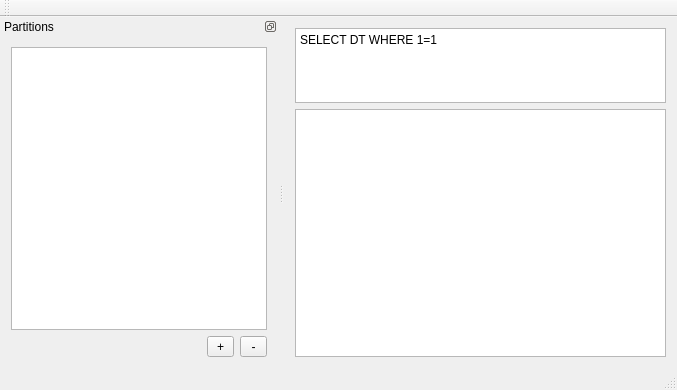
<?xml version="1.0" encoding="UTF-8"?>
<ui version="4.0">
 <class>MainWindow</class>
 <widget class="QMainWindow" name="MainWindow">
  <property name="geometry">
   <rect>
    <x>0</x>
    <y>0</y>
    <width>677</width>
    <height>390</height>
   </rect>
  </property>
  <property name="windowTitle">
   <string>MainWindow</string>
  </property>
  <widget class="QWidget" name="centralWidget">
   <layout class="QVBoxLayout" name="verticalLayout_2">
    <item>
     <widget class="QTextEdit" name="sqlEdit">
      <property name="sizePolicy">
       <sizepolicy hsizetype="Expanding" vsizetype="Expanding">
        <horstretch>0</horstretch>
        <verstretch>1</verstretch>
       </sizepolicy>
      </property>
      <property name="minimumSize">
       <size>
        <width>0</width>
        <height>75</height>
       </size>
      </property>
      <property name="html">
       <string>&lt;!DOCTYPE HTML PUBLIC &quot;-//W3C//DTD HTML 4.0//EN&quot; &quot;http://www.w3.org/TR/REC-html40/strict.dtd&quot;&gt;
&lt;html&gt;&lt;head&gt;&lt;meta name=&quot;qrichtext&quot; content=&quot;1&quot; /&gt;&lt;style type=&quot;text/css&quot;&gt;
p, li { white-space: pre-wrap; }
&lt;/style&gt;&lt;/head&gt;&lt;body style=&quot; font-family:'Sans Serif'; font-size:9pt; font-weight:400; font-style:normal;&quot;&gt;
&lt;p style=&quot; margin-top:0px; margin-bottom:0px; margin-left:0px; margin-right:0px; -qt-block-indent:0; text-indent:0px;&quot;&gt;SELECT DT WHERE 1=1&lt;/p&gt;&lt;/body&gt;&lt;/html&gt;</string>
      </property>
     </widget>
    </item>
    <item>
     <widget class="QTableView" name="resultTableView">
      <property name="sizePolicy">
       <sizepolicy hsizetype="Expanding" vsizetype="Expanding">
        <horstretch>0</horstretch>
        <verstretch>254</verstretch>
       </sizepolicy>
      </property>
     </widget>
    </item>
   </layout>
  </widget>
  <widget class="QMenuBar" name="menuBar">
   <property name="geometry">
    <rect>
     <x>0</x>
     <y>0</y>
     <width>677</width>
     <height>20</height>
    </rect>
   </property>
  </widget>
  <widget class="QToolBar" name="mainToolBar">
   <attribute name="toolBarArea">
    <enum>TopToolBarArea</enum>
   </attribute>
   <attribute name="toolBarBreak">
    <bool>false</bool>
   </attribute>
  </widget>
  <widget class="QStatusBar" name="statusBar"/>
  <widget class="QDockWidget" name="dockWidget">
   <property name="features">
    <set>QDockWidget::DockWidgetFloatable|QDockWidget::DockWidgetMovable</set>
   </property>
   <property name="windowTitle">
    <string>Partitions</string>
   </property>
   <attribute name="dockWidgetArea">
    <number>1</number>
   </attribute>
   <widget class="QWidget" name="dockWidgetContents">
    <layout class="QVBoxLayout" name="verticalLayout">
     <item>
      <widget class="QListView" name="partitionsListView"/>
     </item>
     <item>
      <layout class="QHBoxLayout" name="horizontalLayout">
       <item>
        <spacer name="horizontalSpacer">
         <property name="orientation">
          <enum>Qt::Horizontal</enum>
         </property>
         <property name="sizeHint" stdset="0">
          <size>
           <width>40</width>
           <height>20</height>
          </size>
         </property>
        </spacer>
       </item>
       <item>
        <widget class="QToolButton" name="addPartitionButton">
         <property name="minimumSize">
          <size>
           <width>27</width>
           <height>0</height>
          </size>
         </property>
         <property name="text">
          <string>+</string>
         </property>
        </widget>
       </item>
       <item>
        <widget class="QToolButton" name="removePartitionButton">
         <property name="minimumSize">
          <size>
           <width>27</width>
           <height>0</height>
          </size>
         </property>
         <property name="text">
          <string>-</string>
         </property>
        </widget>
       </item>
      </layout>
     </item>
    </layout>
   </widget>
  </widget>
 </widget>
 <layoutdefault spacing="6" margin="11"/>
 <resources/>
 <connections/>
</ui>
